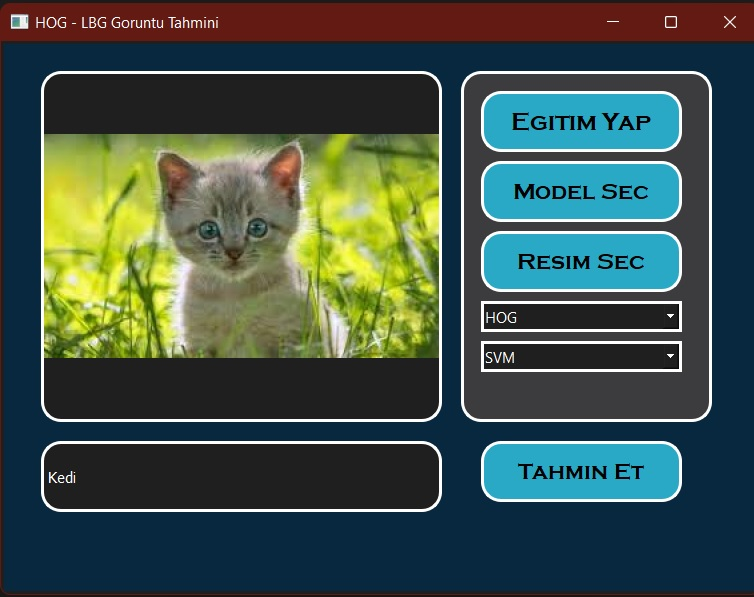
#> input picture test.jpg, 754 x 597 px; its folder holds only this picture in this run
$ python -i hog.py   (imports and definitions only)   (older library calls are emulated)
#> lines starting #> are read from the running program, lines starting #| are printed output that depends on the picture
import cv2
import numpy as np
import math

class Hog_descriptor():
    def __init__(self, img, cell_size=16, bin_size=8):
        self.img = img
        self.img = np.sqrt(img / float(np.max(img)))
        self.img = self.img * 255
        self.cell_size = cell_size
        self.bin_size = bin_size
        self.angle_unit = 360 / self.bin_size
        assert type(self.bin_size) == int, "bin_size should be integer,"
        assert type(self.cell_size) == int, "cell_size should be integer,"
        #assert type(self.angle_unit) == int, "bin_size should be divisible by 360"

    def extract(self):
        height, width = self.img.shape
        gradient_magnitude, gradient_angle = self.global_gradient()
        gradient_magnitude = abs(gradient_magnitude)
        cell_gradient_vector = np.zeros(
            (int(height / self.cell_size), int(width / self.cell_size), self.bin_size))
        for i in range(cell_gradient_vector.shape[0]):
            for j in range(cell_gradient_vector.shape[1]):
                cell_magnitude = gradient_magnitude[i * self.cell_size:(i + 1) * self.cell_size,
                                                    j * self.cell_size:(j + 1) * self.cell_size]
                cell_angle = gradient_angle[i * self.cell_size:(i + 1) * self.cell_size,
                                            j * self.cell_size:(j + 1) * self.cell_size]
                cell_gradient_vector[i][j] = self.cell_gradient(
                    cell_magnitude, cell_angle)

        hog_image = self.render_gradient(
            np.zeros([height, width]), cell_gradient_vector)
        hog_vector = []
        for i in range(cell_gradient_vector.shape[0] - 1):
            for j in range(cell_gradient_vector.shape[1] - 1):
                block_vector = []
                block_vector.extend(cell_gradient_vector[i][j])
                block_vector.extend(cell_gradient_vector[i][j + 1])
                block_vector.extend(cell_gradient_vector[i + 1][j])
                block_vector.extend(cell_gradient_vector[i + 1][j + 1])
                def mag(vector): return math.sqrt(sum(i ** 2 for i in vector))
                magnitude = mag(block_vector)
                if magnitude != 0:
                    def normalize(block_vector, magnitude): return [
                        element / magnitude for element in block_vector]
                    block_vector = normalize(block_vector, magnitude)
                hog_vector.append(block_vector)

        return hog_vector, hog_image

    # [53 lines left out: functions global_gradient, cell_gradient, get_closest_bins, render_gradient, not called in this run]

>>> import cv2
>>> picture = cv2.imread('test.jpg')
#> picture is the input picture: shape (597, 754, 3); mean B, G, R 75.1, 83.3, 65
>>> result = Hog_descriptor(picture).extract()
#> in __init__, `self.img = np.sqrt(img / float(np.max(img)))`:
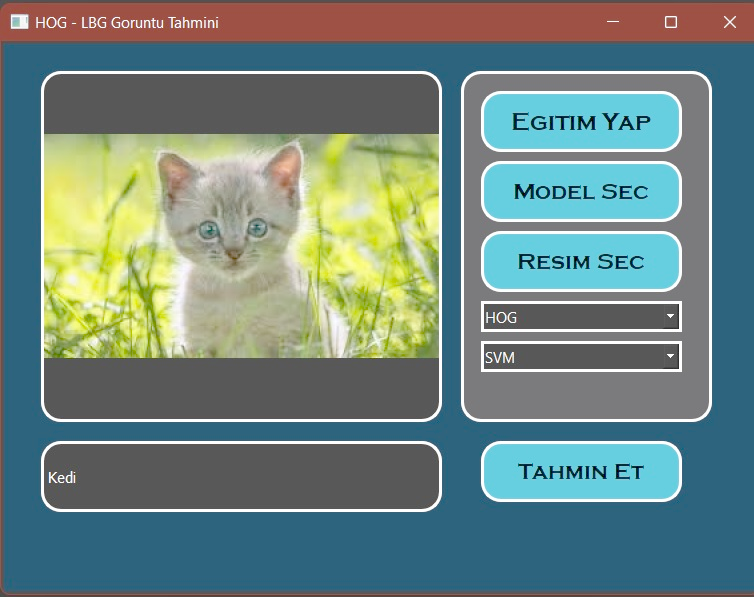
#> self.img: shape (597, 754, 3) float64; mean B, G, R 0.508, 0.527, 0.438
#> (the run stopped early here; a loop or call above may not have finished)
